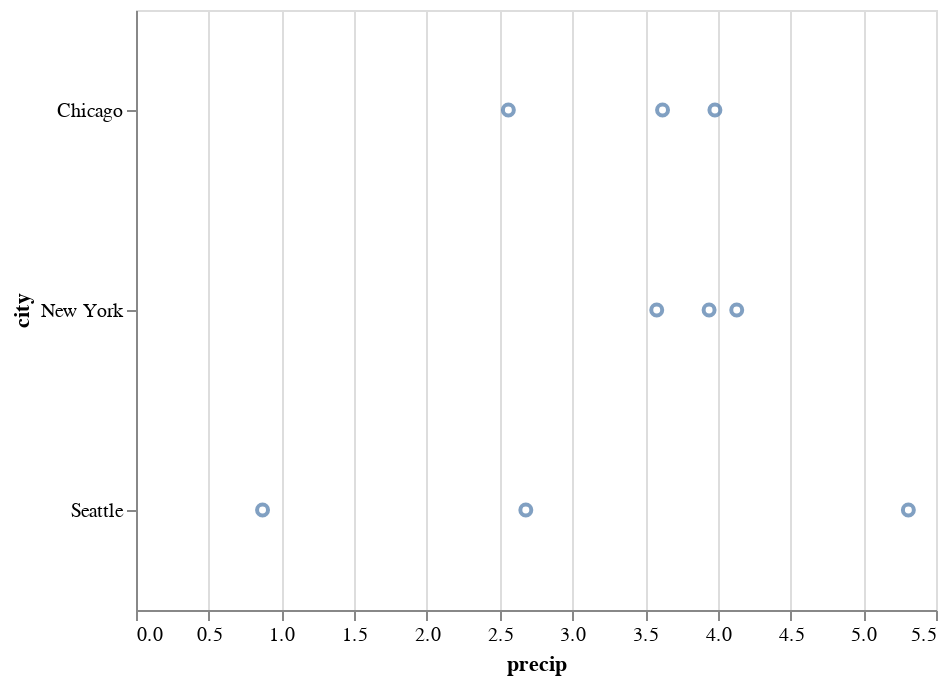

This figure's notebook cell:
### Code cell
alt.Chart(df).mark_point().encode(
    x='precip',
    y='city'
)

### Figure 1 — Vega-Lite specification as saved in the notebook (floating-point values rounded to 4 significant figures)
{"$schema": "https://vega.github.io/schema/vega-lite/v3.4.0.json", "config": {"mark": {"tooltip": null}, "view": {"height": 300, "width": 400}}, "data": {"name": "data-fdfbb22e8e0e89f6556d8a3b434b0c97"}, "datasets": {"data-fdfbb22e8e0e89f6556d8a3b434b0c97": [{"city": "Seattle", "month": "Apr", "precip": 2.68}, {"city": "Seattle", "month": "Aug", "precip": 0.87}, {"city": "Seattle", "month": "Dec", "precip": 5.31}, {"city": "New York", "month": "Apr", "precip": 3.94}, {"city": "New York", "month": "Aug", "precip": 4.13}, {"city": "New York", "month": "Dec", "precip": 3.58}, {"city": "Chicago", "month": "Apr", "precip": 3.62}, {"city": "Chicago", "month": "Aug", "precip": 3.98}, {"city": "Chicago", "month": "Dec", "precip": 2.56}]}, "encoding": {"x": {"field": "precip", "type": "quantitative"}, "y": {"field": "city", "type": "nominal"}}, "mark": "point"}
